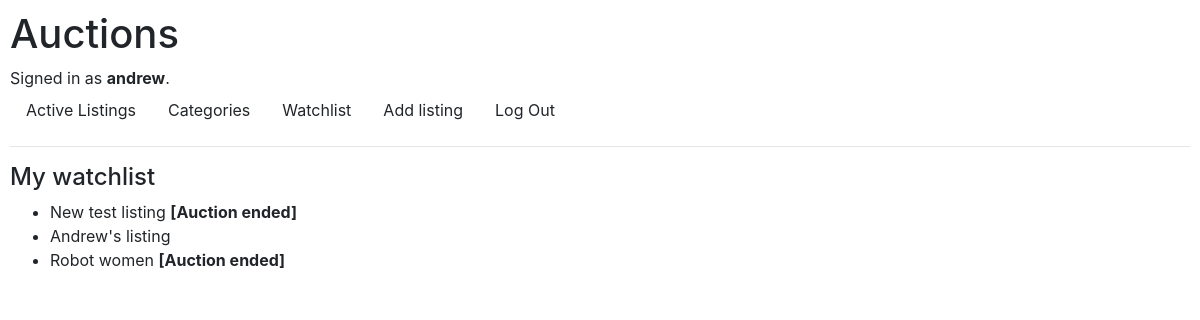
Screenshot of /watchlist (signed in) with the database file from the repository.
### auctions/models.py (models this page shows, shortened)
class User(AbstractUser):
    pass

class Watchlist(models.Model):
    user = models.ForeignKey(User, on_delete=CASCADE, related_name="watchlist")
    listing = models.ForeignKey("Listing", on_delete=CASCADE, related_name="watchlist")

class Listing(models.Model):
    user = models.ForeignKey(User, on_delete=models.CASCADE)
    active = models.BooleanField(default=True)
    title = models.CharField(max_length=50)
    description = models.TextField()
    start_bid = models.DecimalField(max_digits=10, decimal_places=2)
    image = models.URLField(blank=True)
    category = models.ForeignKey(
        Category, on_delete=CASCADE, blank=True, related_name="listings"
    )
    winner = models.ForeignKey(
        User, on_delete=CASCADE, related_name="listings_won", blank=True, null=True
    )

### auctions/views.py (the view, shortened to what this page needs)
# urls.py: path("watchlist", views.watchlist, name="watchlist"),
@login_required
def watchlist(request):
    if request.method == "GET":
        watchlist = request.user.watchlist.all()
        return render(
            request,
            "auctions/watchlist.html",
            {
                "watchlist": watchlist,
            },
        )

### auctions/templates/auctions/watchlist.html
{% extends "auctions/layout.html" %}
{% block body %}
<h4>My watchlist</h4>
<ul>
    {% for item in watchlist %}
    <a href="{% url 'listing' item.listing.id %}">
        <li>
            {{ item.listing.title }} {% if not item.listing.active %}
            <strong>[Auction ended]</strong>
            {% endif %}
        </li>
    </a>
    {% endfor %}
</ul>
{% endblock %}

### auctions/templates/auctions/layout.html (shortened to what this page needs)
{% load static %}
<!DOCTYPE html>
<html lang="en">
    <head>
        <link
            rel="stylesheet"
            href="https://stackpath.bootstrapcdn.com/bootstrap/4.4.1/css/bootstrap.min.css"
        />
        <link href="{% static 'auctions/styles.css' %}" rel="stylesheet" />
    </head>
    <body>
        <h1>Auctions</h1>
        <div>
            {% if user.is_authenticated %} Signed in as <strong>{{ user.username }}</strong>.
            {% else %} Not signed in. {% endif %}
        </div>
        <ul class="nav">
            <li class="nav-item">
                <a class="nav-link" href="{% url 'index' %}">Active Listings</a>
            </li>
            <li class="nav-item">
                <a class="nav-link" href="{% url 'categories' %}">Categories</a>
            </li>
            {% if user.is_authenticated %}
            <li class="nav-item">
                <a class="nav-link" href="{% url 'watchlist' %}">Watchlist</a>
            </li>
            <li class="nav-item">
                <a class="nav-link" href="{% url 'add_listing' %}">Add listing</a>
            </li>
            <li class="nav-item">
                <a class="nav-link" href="{% url 'logout' %}">Log Out</a>
            </li>
            {% endif %}
        </ul>
        <hr />
        {% block body %} {% endblock %}
    </body>
</html>

### auctions/static/auctions/styles.css (style rules this page uses)
body { padding: 10px; }
a { text-decoration: none; color: unset; }

### rows the page displays
User: username "andrew"
Watchlist: listing "New test listing", shows "[Auction ended]"
Watchlist: listing "Andrew's listing"
Watchlist: listing "Robot women", shows "[Auction ended]"
